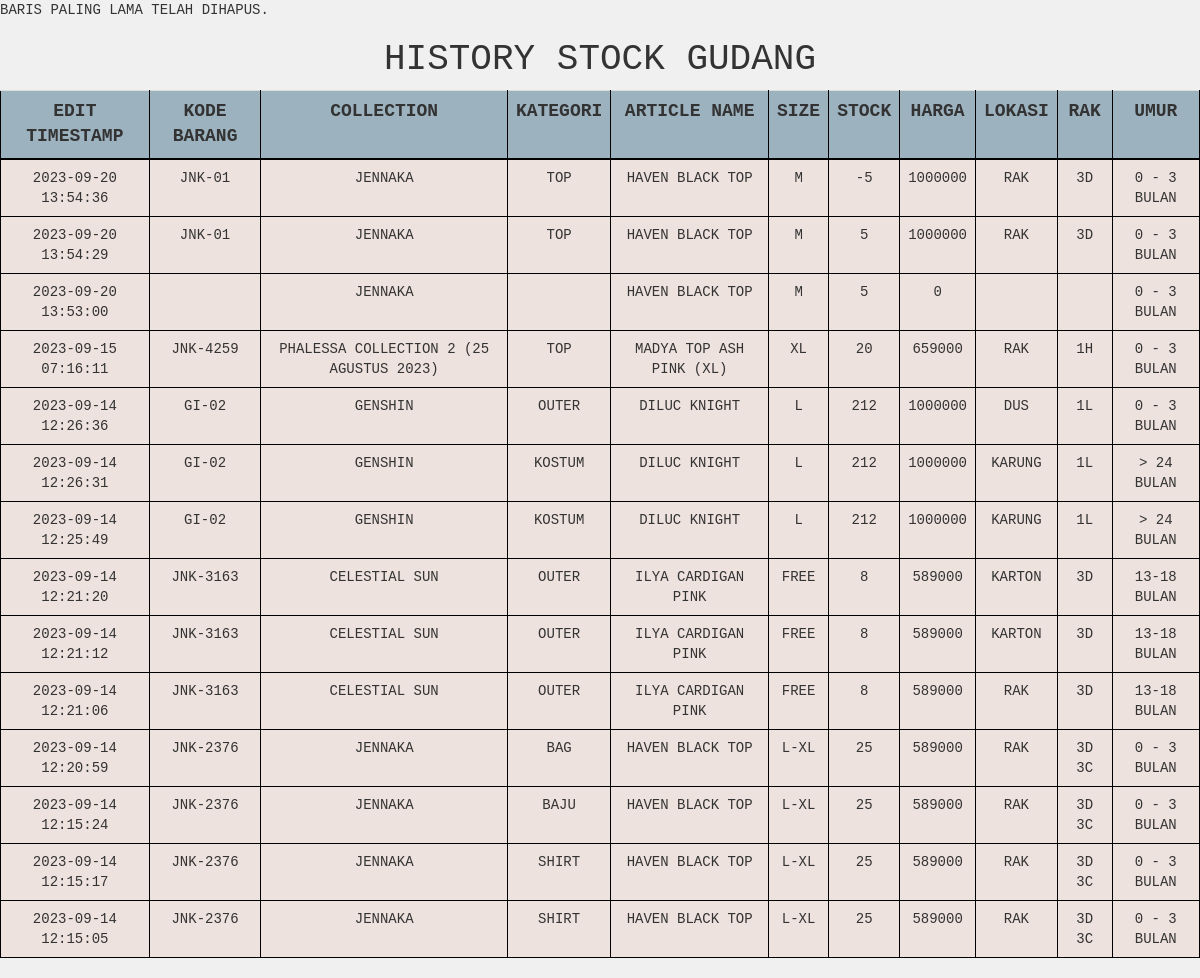
The page /warehouse/stockgudang/stockgudang_history.php (signed in) on the database as committed earlier.
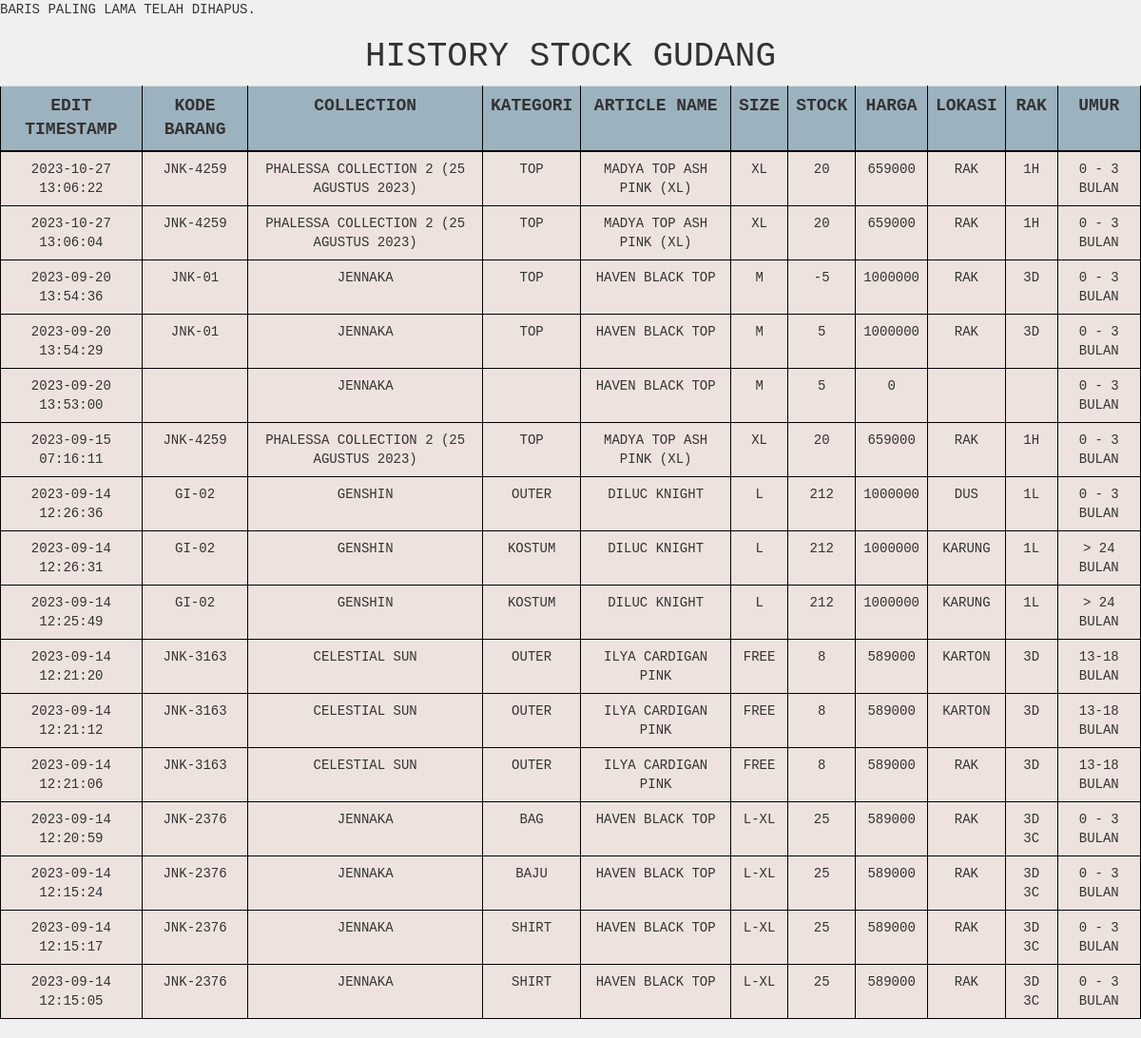
The same page on the database as committed later.
### tables this page shows
CREATE TABLE `stockgudang_history` (
  `id` int(25) NOT NULL,
  `idstock` int(15) NOT NULL,
  `kode` varchar(255) NOT NULL,
  `collection` varchar(255) NOT NULL,
  `kategori` varchar(255) NOT NULL,
  `article_name` varchar(255) NOT NULL,
  `size` varchar(255) NOT NULL,
  `stock` int(255) NOT NULL,
  `harga` int(255) NOT NULL,
  `rak` varchar(255) NOT NULL,
  `lokasi` varchar(255) NOT NULL,
  `umur` varchar(255) NOT NULL,
  `idbarang_lolosqc` int(11) NOT NULL,
  `edit_timestamp` timestamp NOT NULL DEFAULT current_timestamp()
);

### warehouse/stockgudang/stockgudang_history.php (the view, shortened to what this page needs)
<?php
$servername = "localhost";
$username = "root";
$password = "";
$dbname = "gudangjenna";
$conn = mysqli_connect($servername, $username, $password, $dbname);
$sql = "SELECT * FROM stockgudang_history ORDER BY edit_timestamp DESC";
$result = mysqli_query($conn, $sql);
?>
<!DOCTYPE html>
<html>
<head>
    <link href="../../vendor/css/bootstrap/bootstrap.min.css" rel="stylesheet">
    <link href="../../vendor/css/bootstrap/bootstrap.css" rel="stylesheet">
    <link href="../../vendor/font-awesome/css/font-awesome.min.css" rel="stylesheet" type="text/css">
    <link href="../../css/tabel.css" rel="stylesheet">
</head>
<body>
    <h1 style="text-align: center;">History Stock Gudang</h1>
    <table class="table table-hover">
        <tr>
            <th>Edit Timestamp</th>
            <th>Kode Barang</th>
            <th>Collection</th>
            <th>Kategori</th>
            <th>Article Name</th>
            <th>Size</th>
            <th>Stock</th>
            <th>Harga</th>
            <th>Lokasi</th>
            <th>Rak</th>
            <th>Umur</th>
        </tr>
        <?php
        while ($row = mysqli_fetch_assoc($result)) {
            echo "<tr>";
            echo "<td>" . $row['edit_timestamp'] . "</td>";
            echo "<td>" . $row['kode'] . "</td>";
            echo "<td>" . $row['collection'] . "</td>";
            echo "<td>" . $row['kategori'] . "</td>";
            echo "<td>" . $row['article_name'] . "</td>";
            echo "<td>" . $row['size'] . "</td>";
            echo "<td>" . $row['stock'] . "</td>";
            echo "<td>" . $row['harga'] . "</td>";
            echo "<td>" . $row['lokasi'] . "</td>";
            echo "<td>" . $row['rak'] . "</td>";
            echo "<td>" . $row['umur'] . "</td>";
            echo "</tr>";
        }
        ?>
    </table>
</body>
</html>

Rows that differ between the two databases and show on the page:
added stockgudang_history: edit_timestamp "2023-10-27 13:06:22", kode "JNK-4259", collection "PHALESSA COLLECTION 2 (25 AGUSTUS 2023)", kategori "TOP", article_name "MADYA TOP ASH PINK (XL)", size "XL", stock "20", harga "659000", lokasi "RAK", rak "1H", umur "0 - 3 BULAN"
added stockgudang_history: edit_timestamp "2023-10-27 13:06:04", kode "JNK-4259", collection "PHALESSA COLLECTION 2 (25 AGUSTUS 2023)", kategori "TOP", article_name "MADYA TOP ASH PINK (XL)", size "XL", stock "20", harga "659000", lokasi "RAK", rak "1H", umur "0 - 3 BULAN"
